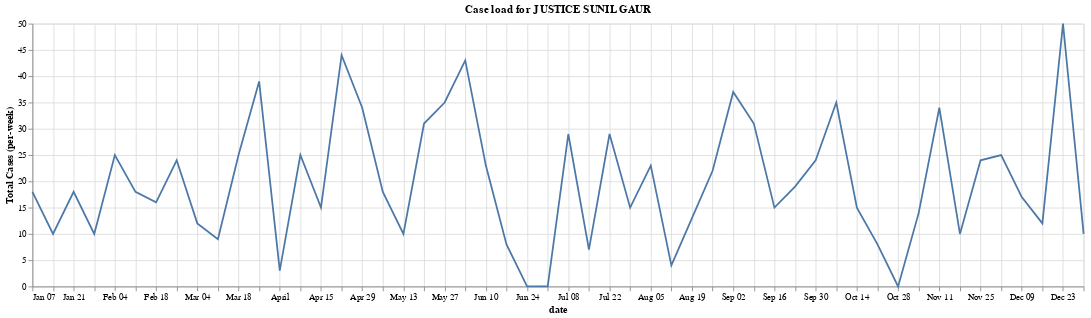
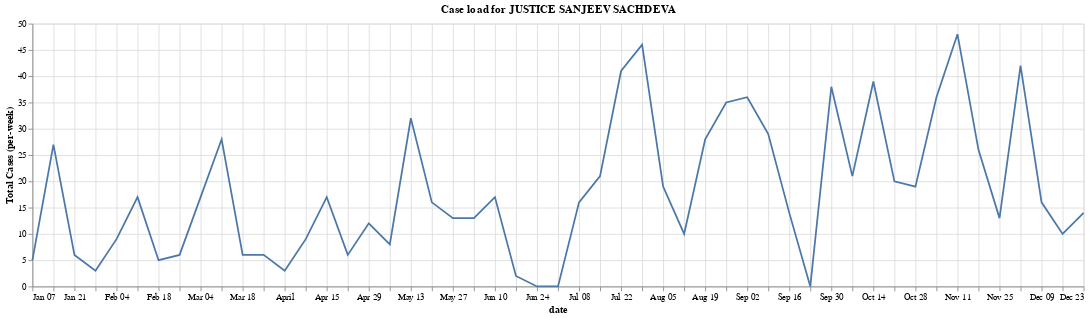

The cell these charts' notebook holds for them, in order:
### Markdown cell above
#### Case load

We can see how many cases they both handle through the year, per week

### Code cell
def case_load(judge_name):
    cases_by_week = cases[cases.judge_name == judge_name].set_index('date').resample('W')
    return alt.Chart(cases_by_week.count().reset_index(), title=f'Case load for {judge_name}', width=1200).mark_line().encode(
        x='date',
        y=alt.Y('case_number', title='Total Cases (per-week)')
    )

    
display(case_load('JUSTICE SUNIL GAUR'))
display(case_load('JUSTICE SANJEEV SACHDEVA'))

### Figure 1 — Vega-Lite specification as saved in the notebook (floating-point values rounded to 4 significant figures)
{"$schema": "https://vega.github.io/schema/vega-lite/v2.6.0.json", "config": {"view": {"height": 300, "width": 400}}, "data": {"name": "data-8eba8691489eef85c249d234522c25dd"}, "datasets": {"data-8eba8691489eef85c249d234522c25dd": [{"case_number": 18, "date": "2018-01-07T00:00:00", "download_link": 18, "judge_name": 18, "party": 18, "type": 18}, {"case_number": 10, "date": "2018-01-14T00:00:00", "download_link": 10, "judge_name": 10, "party": 10, "type": 10}, {"case_number": 18, "date": "2018-01-21T00:00:00", "download_link": 18, "judge_name": 18, "party": 18, "type": 18}, {"case_number": 10, "date": "2018-01-28T00:00:00", "download_link": 10, "judge_name": 10, "party": 10, "type": 10}, {"case_number": 25, "date": "2018-02-04T00:00:00", "download_link": 25, "judge_name": 25, "party": 25, "type": 25}, {"case_number": 18, "date": "2018-02-11T00:00:00", "download_link": 18, "judge_name": 18, "party": 18, "type": 18}, {"case_number": 16, "date": "2018-02-18T00:00:00", "download_link": 16, "judge_name": 16, "party": 16, "type": 16}, {"case_number": 24, "date": "2018-02-25T00:00:00", "download_link": 24, "judge_name": 24, "party": 24, "type": 24}, {"case_number": 12, "date": "2018-03-04T00:00:00", "download_link": 12, "judge_name": 12, "party": 12, "type": 12}, {"case_number": 9, "date": "2018-03-11T00:00:00", "download_link": 9, "judge_name": 9, "party": 9, "type": 9}, {"case_number": 25, "date": "2018-03-18T00:00:00", "download_link": 25, "judge_name": 25, "party": 25, "type": 25}, {"case_number": 39, "date": "2018-03-25T00:00:00", "download_link": 39, "judge_name": 39, "party": 39, "type": 39}, {"case_number": 3, "date": "2018-04-01T00:00:00", "download_link": 3, "judge_name": 3, "party": 3, "type": 3}, {"case_number": 25, "date": "2018-04-08T00:00:00", "download_link": 25, "judge_name": 25, "party": 25, "type": 25}, {"case_number": 15, "date": "2018-04-15T00:00:00", "download_link": 15, "judge_name": 15, "party": 15, "type": 15}, {"case_number": 44, "date": "2018-04-22T00:00:00", "download_link": 44, "judge_name": 44, "party": 44, "type": 44}, {"case_number": 34, "date": "2018-04-29T00:00:00", "download_link": 34, "judge_name": 34, "party": 34, "type": 34}, {"case_number": 18, "date": "2018-05-06T00:00:00", "download_link": 18, "judge_name": 18, "party": 18, "type": 18}, {"case_number": 10, "date": "2018-05-13T00:00:00", "download_link": 10, "judge_name": 10, "party": 10, "type": 10}, {"case_number": 31, "date": "2018-05-20T00:00:00", "download_link": 31, "judge_name": 31, "party": 31, "type": 31}, {"case_number": 35, "date": "2018-05-27T00:00:00", "download_link": 35, "judge_name": 35, "party": 35, "type": 35}, {"case_number": 43, "date": "2018-06-03T00:00:00", "download_link": 43, "judge_name": 43, "party": 43, "type": 43}, {"case_number": 23, "date": "2018-06-10T00:00:00", "download_link": 23, "judge_name": 23, "party": 23, "type": 23}, {"case_number": 8, "date": "2018-06-17T00:00:00", "download_link": 8, "judge_name": 8, "party": 8, "type": 8}, {"case_number": 0, "date": "2018-06-24T00:00:00", "download_link": 0, "judge_name": 0, "party": 0, "type": 0}, {"case_number": 0, "date": "2018-07-01T00:00:00", "download_link": 0, "judge_name": 0, "party": 0, "type": 0}, {"case_number": 29, "date": "2018-07-08T00:00:00", "download_link": 29, "judge_name": 29, "party": 29, "type": 29}, {"case_number": 7, "date": "2018-07-15T00:00:00", "download_link": 7, "judge_name": 7, "party": 7, "type": 7}, {"case_number": 29, "date": "2018-07-22T00:00:00", "download_link": 29, "judge_name": 29, "party": 29, "type": 29}, {"case_number": 15, "date": "2018-07-29T00:00:00", "download_link": 15, "judge_name": 15, "party": 15, "type": 15}, {"case_number": 23, "date": "2018-08-05T00:00:00", "download_link": 23, "judge_name": 23, "party": 23, "type": 23}, {"case_number": 4, "date": "2018-08-12T00:00:00", "download_link": 4, "judge_name": 4, "party": 4, "type": 4}, {"case_number": 13, "date": "2018-08-19T00:00:00", "download_link": 13, "judge_name": 13, "party": 13, "type": 13}, {"case_number": 22, "date": "2018-08-26T00:00:00", "download_link": 22, "judge_name": 22, "party": 22, "type": 22}, {"case_number": 37, "date": "2018-09-02T00:00:00", "download_link": 37, "judge_name": 37, "party": 37, "type": 37}, {"case_number": 31, "date": "2018-09-09T00:00:00", "download_link": 31, "judge_name": 31, "party": 31, "type": 31}, {"case_number": 15, "date": "2018-09-16T00:00:00", "download_link": 15, "judge_name": 15, "party": 15, "type": 15}, {"case_number": 19, "date": "2018-09-23T00:00:00", "download_link": 19, "judge_name": 19, "party": 19, "type": 19}, {"case_number": 24, "date": "2018-09-30T00:00:00", "download_link": 24, "judge_name": 24, "party": 24, "type": 24}, {"case_number": 35, "date": "2018-10-07T00:00:00", "download_link": 35, "judge_name": 35, "party": 35, "type": 35}, {"case_number": 15, "date": "2018-10-14T00:00:00", "download_link": 15, "judge_name": 15, "party": 15, "type": 15}, {"case_number": 8, "date": "2018-10-21T00:00:00", "download_link": 8, "judge_name": 8, "party": 8, "type": 8}, {"case_number": 0, "date": "2018-10-28T00:00:00", "download_link": 0, "judge_name": 0, "party": 0, "type": 0}, {"case_number": 14, "date": "2018-11-04T00:00:00", "download_link": 14, "judge_name": 14, "party": 14, "type": 14}, {"case_number": 34, "date": "2018-11-11T00:00:00", "download_link": 34, "judge_name": 34, "party": 34, "type": 34}, {"case_number": 10, "date": "2018-11-18T00:00:00", "download_link": 10, "judge_name": 10, "party": 10, "type": 10}, {"case_number": 24, "date": "2018-11-25T00:00:00", "download_link": 24, "judge_name": 24, "party": 24, "type": 24}, {"case_number": 25, "date": "2018-12-02T00:00:00", "download_link": 25, "judge_name": 25, "party": 25, "type": 25}, {"case_number": 17, "date": "2018-12-09T00:00:00", "download_link": 17, "judge_name": 17, "party": 17, "type": 17}, {"case_number": 12, "date": "2018-12-16T00:00:00", "download_link": 12, "judge_name": 12, "party": 12, "type": 12}, {"case_number": 50, "date": "2018-12-23T00:00:00", "download_link": 50, "judge_name": 50, "party": 50, "type": 50}, {"case_number": 10, "date": "2018-12-30T00:00:00", "download_link": 10, "judge_name": 10, "party": 10, "type": 10}]}, "encoding": {"x": {"field": "date", "type": "temporal"}, "y": {"field": "case_number", "title": "Total Cases (per-week)", "type": "quantitative"}}, "mark": "line", "title": "Case load for JUSTICE SUNIL GAUR", "width": 1200}

### Figure 2 — Vega-Lite specification as saved in the notebook (floating-point values rounded to 4 significant figures)
{"$schema": "https://vega.github.io/schema/vega-lite/v2.6.0.json", "config": {"view": {"height": 300, "width": 400}}, "data": {"name": "data-19722c44379d4d651c000d068566825a"}, "datasets": {"data-19722c44379d4d651c000d068566825a": [{"case_number": 5, "date": "2018-01-07T00:00:00", "download_link": 5, "judge_name": 5, "party": 5, "type": 5}, {"case_number": 27, "date": "2018-01-14T00:00:00", "download_link": 27, "judge_name": 27, "party": 27, "type": 27}, {"case_number": 6, "date": "2018-01-21T00:00:00", "download_link": 6, "judge_name": 6, "party": 6, "type": 6}, {"case_number": 3, "date": "2018-01-28T00:00:00", "download_link": 3, "judge_name": 3, "party": 3, "type": 3}, {"case_number": 9, "date": "2018-02-04T00:00:00", "download_link": 9, "judge_name": 9, "party": 9, "type": 9}, {"case_number": 17, "date": "2018-02-11T00:00:00", "download_link": 17, "judge_name": 17, "party": 17, "type": 17}, {"case_number": 5, "date": "2018-02-18T00:00:00", "download_link": 5, "judge_name": 5, "party": 5, "type": 5}, {"case_number": 6, "date": "2018-02-25T00:00:00", "download_link": 6, "judge_name": 6, "party": 6, "type": 6}, {"case_number": 17, "date": "2018-03-04T00:00:00", "download_link": 17, "judge_name": 17, "party": 17, "type": 17}, {"case_number": 28, "date": "2018-03-11T00:00:00", "download_link": 28, "judge_name": 28, "party": 28, "type": 28}, {"case_number": 6, "date": "2018-03-18T00:00:00", "download_link": 6, "judge_name": 6, "party": 6, "type": 6}, {"case_number": 6, "date": "2018-03-25T00:00:00", "download_link": 6, "judge_name": 6, "party": 6, "type": 6}, {"case_number": 3, "date": "2018-04-01T00:00:00", "download_link": 3, "judge_name": 3, "party": 3, "type": 3}, {"case_number": 9, "date": "2018-04-08T00:00:00", "download_link": 9, "judge_name": 9, "party": 9, "type": 9}, {"case_number": 17, "date": "2018-04-15T00:00:00", "download_link": 17, "judge_name": 17, "party": 17, "type": 17}, {"case_number": 6, "date": "2018-04-22T00:00:00", "download_link": 6, "judge_name": 6, "party": 6, "type": 6}, {"case_number": 12, "date": "2018-04-29T00:00:00", "download_link": 12, "judge_name": 12, "party": 12, "type": 12}, {"case_number": 8, "date": "2018-05-06T00:00:00", "download_link": 8, "judge_name": 8, "party": 8, "type": 8}, {"case_number": 32, "date": "2018-05-13T00:00:00", "download_link": 32, "judge_name": 32, "party": 32, "type": 32}, {"case_number": 16, "date": "2018-05-20T00:00:00", "download_link": 16, "judge_name": 16, "party": 16, "type": 16}, {"case_number": 13, "date": "2018-05-27T00:00:00", "download_link": 13, "judge_name": 13, "party": 13, "type": 13}, {"case_number": 13, "date": "2018-06-03T00:00:00", "download_link": 13, "judge_name": 13, "party": 13, "type": 13}, {"case_number": 17, "date": "2018-06-10T00:00:00", "download_link": 17, "judge_name": 17, "party": 17, "type": 17}, {"case_number": 2, "date": "2018-06-17T00:00:00", "download_link": 2, "judge_name": 2, "party": 2, "type": 2}, {"case_number": 0, "date": "2018-06-24T00:00:00", "download_link": 0, "judge_name": 0, "party": 0, "type": 0}, {"case_number": 0, "date": "2018-07-01T00:00:00", "download_link": 0, "judge_name": 0, "party": 0, "type": 0}, {"case_number": 16, "date": "2018-07-08T00:00:00", "download_link": 16, "judge_name": 16, "party": 16, "type": 16}, {"case_number": 21, "date": "2018-07-15T00:00:00", "download_link": 21, "judge_name": 21, "party": 21, "type": 21}, {"case_number": 41, "date": "2018-07-22T00:00:00", "download_link": 41, "judge_name": 41, "party": 41, "type": 41}, {"case_number": 46, "date": "2018-07-29T00:00:00", "download_link": 46, "judge_name": 46, "party": 46, "type": 46}, {"case_number": 19, "date": "2018-08-05T00:00:00", "download_link": 19, "judge_name": 19, "party": 19, "type": 19}, {"case_number": 10, "date": "2018-08-12T00:00:00", "download_link": 10, "judge_name": 10, "party": 10, "type": 10}, {"case_number": 28, "date": "2018-08-19T00:00:00", "download_link": 28, "judge_name": 28, "party": 28, "type": 28}, {"case_number": 35, "date": "2018-08-26T00:00:00", "download_link": 35, "judge_name": 35, "party": 35, "type": 35}, {"case_number": 36, "date": "2018-09-02T00:00:00", "download_link": 36, "judge_name": 36, "party": 36, "type": 36}, {"case_number": 29, "date": "2018-09-09T00:00:00", "download_link": 29, "judge_name": 29, "party": 29, "type": 29}, {"case_number": 14, "date": "2018-09-16T00:00:00", "download_link": 14, "judge_name": 14, "party": 14, "type": 14}, {"case_number": 0, "date": "2018-09-23T00:00:00", "download_link": 0, "judge_name": 0, "party": 0, "type": 0}, {"case_number": 38, "date": "2018-09-30T00:00:00", "download_link": 38, "judge_name": 38, "party": 38, "type": 38}, {"case_number": 21, "date": "2018-10-07T00:00:00", "download_link": 21, "judge_name": 21, "party": 21, "type": 21}, {"case_number": 39, "date": "2018-10-14T00:00:00", "download_link": 39, "judge_name": 39, "party": 39, "type": 39}, {"case_number": 20, "date": "2018-10-21T00:00:00", "download_link": 20, "judge_name": 20, "party": 20, "type": 20}, {"case_number": 19, "date": "2018-10-28T00:00:00", "download_link": 19, "judge_name": 19, "party": 19, "type": 19}, {"case_number": 36, "date": "2018-11-04T00:00:00", "download_link": 36, "judge_name": 36, "party": 36, "type": 36}, {"case_number": 48, "date": "2018-11-11T00:00:00", "download_link": 48, "judge_name": 48, "party": 48, "type": 48}, {"case_number": 26, "date": "2018-11-18T00:00:00", "download_link": 26, "judge_name": 26, "party": 26, "type": 26}, {"case_number": 13, "date": "2018-11-25T00:00:00", "download_link": 13, "judge_name": 13, "party": 13, "type": 13}, {"case_number": 42, "date": "2018-12-02T00:00:00", "download_link": 42, "judge_name": 42, "party": 42, "type": 42}, {"case_number": 16, "date": "2018-12-09T00:00:00", "download_link": 16, "judge_name": 16, "party": 16, "type": 16}, {"case_number": 10, "date": "2018-12-16T00:00:00", "download_link": 10, "judge_name": 10, "party": 10, "type": 10}, {"case_number": 14, "date": "2018-12-23T00:00:00", "download_link": 14, "judge_name": 14, "party": 14, "type": 14}]}, "encoding": {"x": {"field": "date", "type": "temporal"}, "y": {"field": "case_number", "title": "Total Cases (per-week)", "type": "quantitative"}}, "mark": "line", "title": "Case load for JUSTICE SANJEEV SACHDEVA", "width": 1200}
